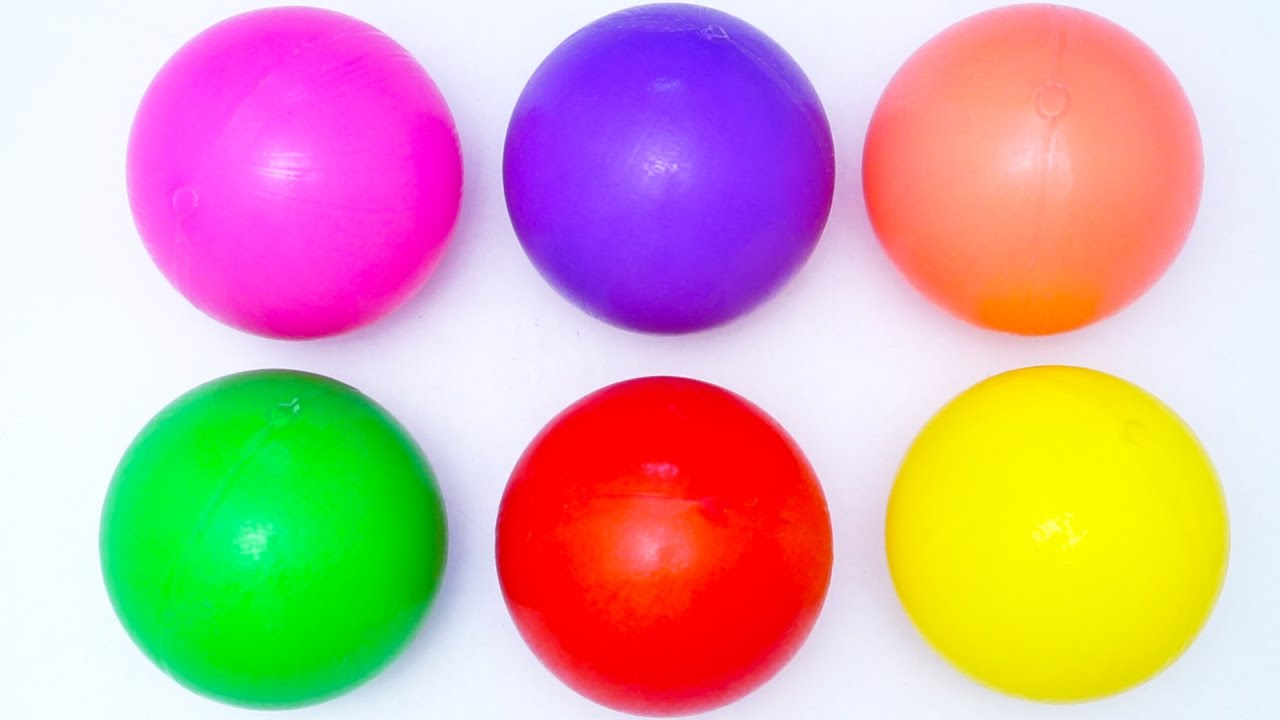
#> input picture color_filter/balls.jpg, 1280 x 720 px
$ python color_detection.py
#> lines starting #> are read from the running program, lines starting #| are printed output that depends on the picture; after the words box and inside, x2 and y2 are one past the last pixel; in counts of white or black regions, pixels touching at a corner belong together
import cv2
import numpy as np


if __name__ == '__main__':
    def no_need(*arg):
        pass

cv2.namedWindow("result")
cv2.namedWindow("settings")


cv2.createTrackbar('H1', 'settings', 0, 185, no_need)
#> slider 'H1' is set to 61
cv2.createTrackbar('S1', 'settings', 0, 255, no_need)
#> slider 'S1' is set to 85
cv2.createTrackbar('V1', 'settings', 0, 255, no_need)
#> slider 'V1' is set to 85
cv2.createTrackbar('H2', 'settings', 185, 185, no_need)
cv2.createTrackbar('S2', 'settings', 255, 255, no_need)
cv2.createTrackbar('V2', 'settings', 255, 255, no_need)


while True:
    image = cv2.imread('balls.jpg')
#> image is the input picture: shape (720, 1280, 3); mean B, G, R 166, 170, 209.3
    gray = cv2.cvtColor(image, cv2.COLOR_BGR2HSV)
#> gray: shape (720, 1280, 3); mean H, S, V 91.9, 130.8, 244.9

    h1 = cv2.getTrackbarPos('H1', 'settings')
    s1 = cv2.getTrackbarPos('S1', 'settings')
    v1 = cv2.getTrackbarPos('V1', 'settings')
    h2 = cv2.getTrackbarPos('H2', 'settings')
    s2 = cv2.getTrackbarPos('S2', 'settings')
    v2 = cv2.getTrackbarPos('V2', 'settings')

    lower = np.array((h1, s1, v1), np.uint8)
    upper = np.array((h2, s2, v2), np.uint8)
    thresh = cv2.inRange(gray, lower, upper)
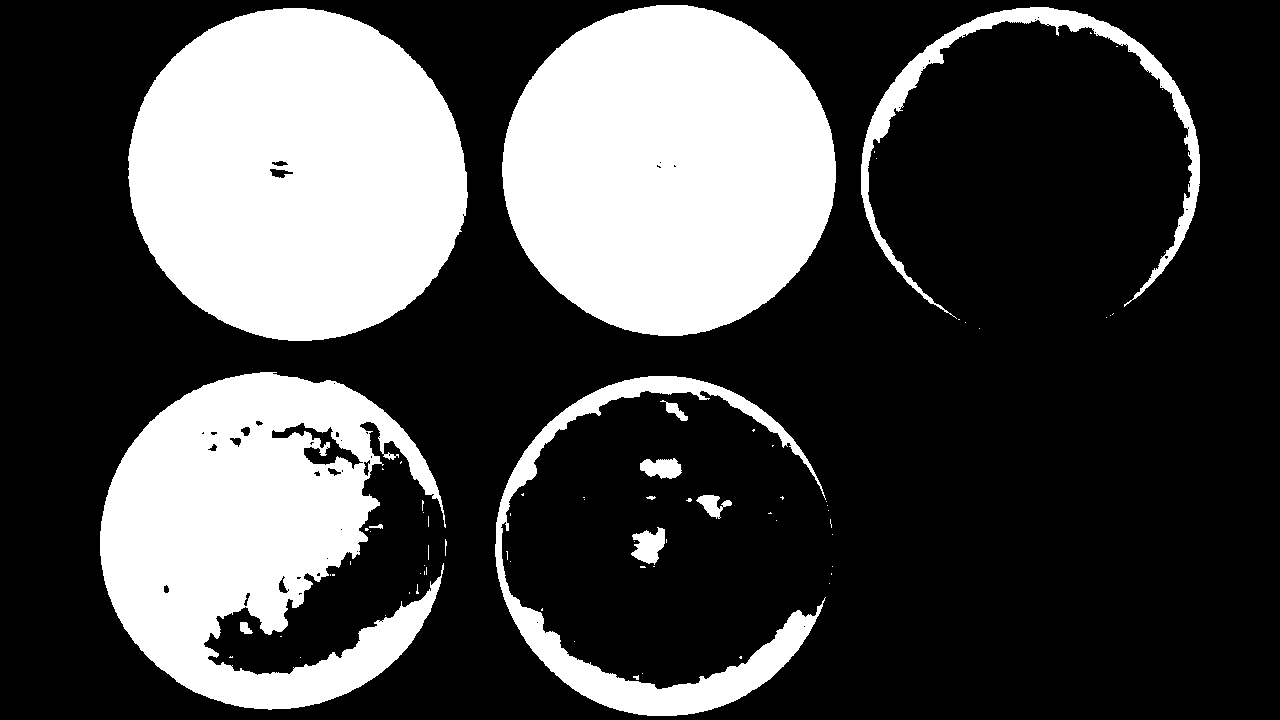
#> thresh: shape (720, 1280); 29.5% white; 75 white regions (62 under 20 px), largest, box (x1, y1, x2, y2) and area: (128, 8, 468, 341) 88245, (502, 5, 836, 336) 85966, (100, 372, 446, 710) 69113

    cv2.imshow('result', thresh)

    ch = cv2.waitKey(5)
#> (key Esc is pressed here)
    if ch == 32:
        color_filtr=[h1, s1, v1, h2, s2, v2]
        try:

            color_filtr_min = 'lower:'+", ".join(repr(e) for e in color_filtr[0:3])
            color_filtr_max = 'upper:' + ", ".join(repr(e) for e in color_filtr[3:6])
            print(color_filtr_min)
            print(color_filtr_max)
            color=input('Enter  color name:')
#> the answer given: balls.jpg

            with open('color_filtr.txt', 'a') as file:
                file.write(color+"\n")
                file.write("\n"+color_filtr_min+"\n")
                file.write(color_filtr_max+'\n')
                file.write('---------------------------------\n')

        except NameError:
            pass
        break

$ run again, with color_filter/rn1.png saved as color_filter/balls.jpg
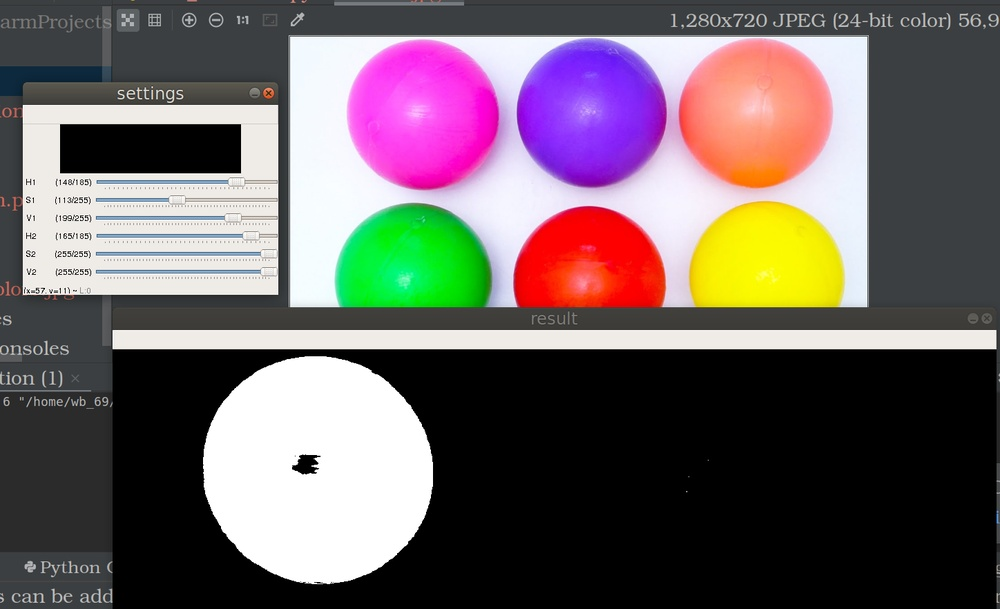
#> input picture color_filter/rn1.png, 1000 x 609 px, shrunk from 1448 x 882 before the run
#> image is the input picture: shape (609, 1000, 3); mean B, G, R 98.9, 97.1, 108.5
#> gray: shape (609, 1000, 3); mean H, S, V 47.1, 42.5, 118.9
#> `thresh = cv2.inRange(gray, lower, upper)`:
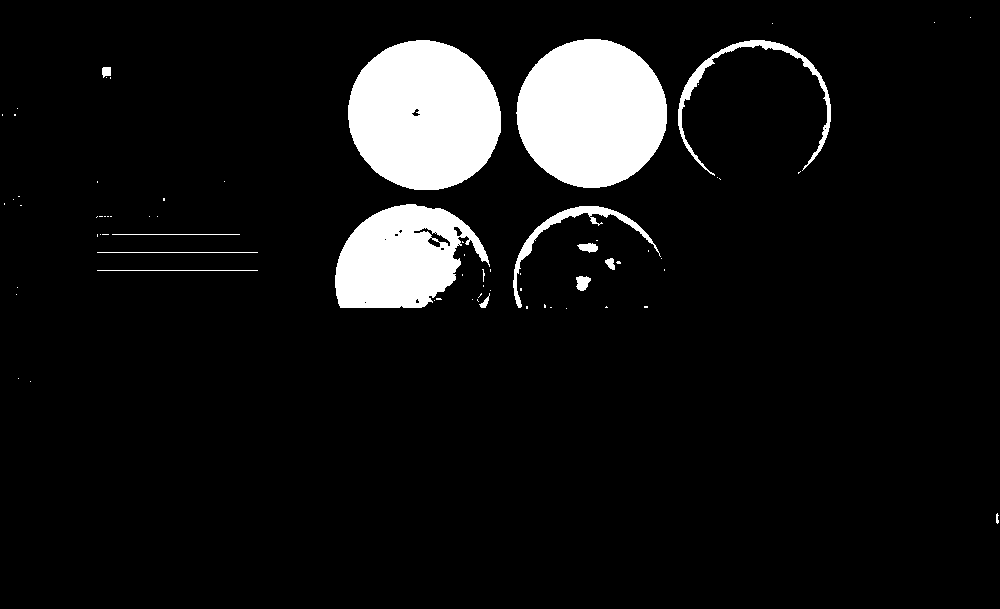
#> thresh: shape (609, 1000); 8.3% white; 72 white regions (58 under 20 px), largest, box (x1, y1, x2, y2) and area: (348, 40, 501, 190) 17966, (516, 39, 667, 188) 17482, (335, 204, 490, 308) 10812
